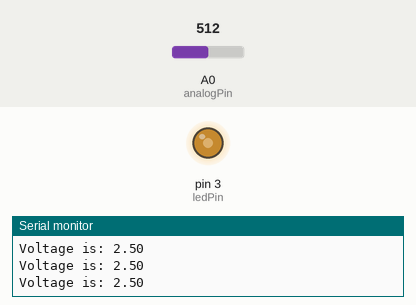
Simulated run of this sketch. Board: Arduino Uno, built with avr-gcc and run on an emulated ATmega328P. Parts: output pins drawn as LEDs (lit = HIGH), the last lines printed to the serial monitor. Inputs (shaded band) come from the test bench; at power-on: A0 (analogPin) = 512.

Above: at 1.2 s.
1.3 s: A0 (analogPin) set to 716
At 1.6 s:
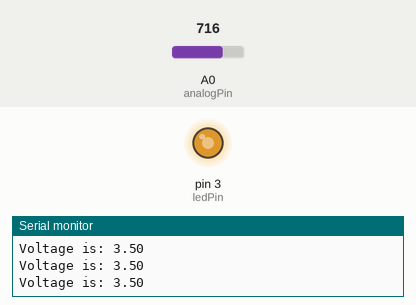
2.8 s: A0 (analogPin) set to 900
At 3.1 s:
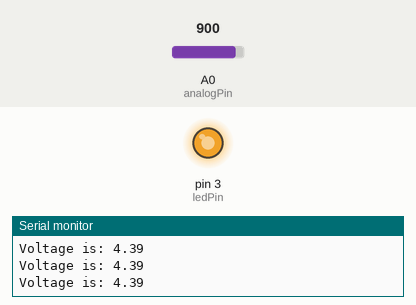
4.3 s: A0 (analogPin) set to 122
At 4.6 s:
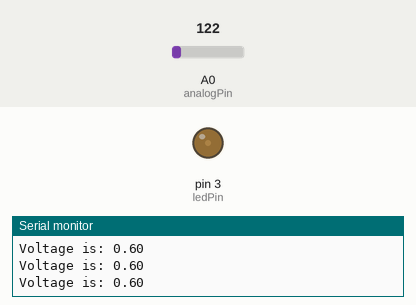
5.8 s: A0 (analogPin) set to 0
At 6.1 s:
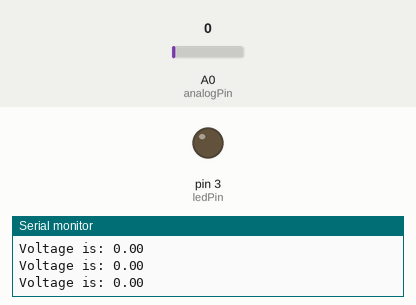
7.3 s: A0 (analogPin) set to 511
At 7.6 s:
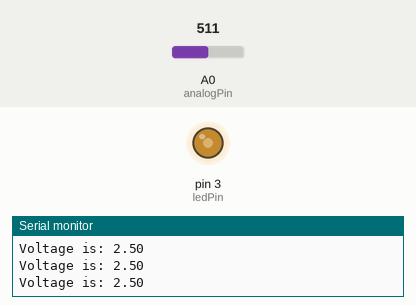
Timing chart, 0 to 9.8 s (numbered marks = the images above; inputs shaded):
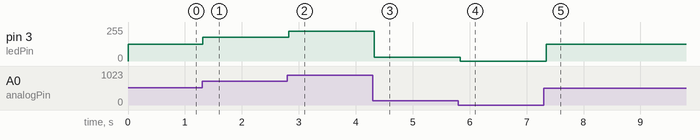

Measured:
- after the input at 1.3 s, pin 3 (ledPin): 127/255 → 178/255 at once
- after the input at 2.8 s, pin 3 (ledPin): 178/255 → 224/255 at once
- after the input at 4.3 s, pin 3 (ledPin): 224/255 → 30/255 at once
- after the input at 5.8 s, pin 3 (ledPin): 30/255 → 0/255 at once
- after the input at 7.3 s, pin 3 (ledPin): 0/255 → 127/255 after 0.05 s

The sketch:

sketch-firstcalss.ino
```cpp
#define analogPin A0
#define ledPin 3
#define Vcc 5.0 //Board voltage

void setup() {
  Serial.begin(9600);
}

void loop() {
  int analogValue = analogRead(analogPin);
  float voltage = Vcc * analogValue / 1024.0;
  Serial.print("Voltage is: ");
  Serial.println(voltage);
  int dutyCycle = map(analogValue, 0, 1023, 0, 255);
  analogWrite(ledPin, dutyCycle);

  delay(100);
}
```
